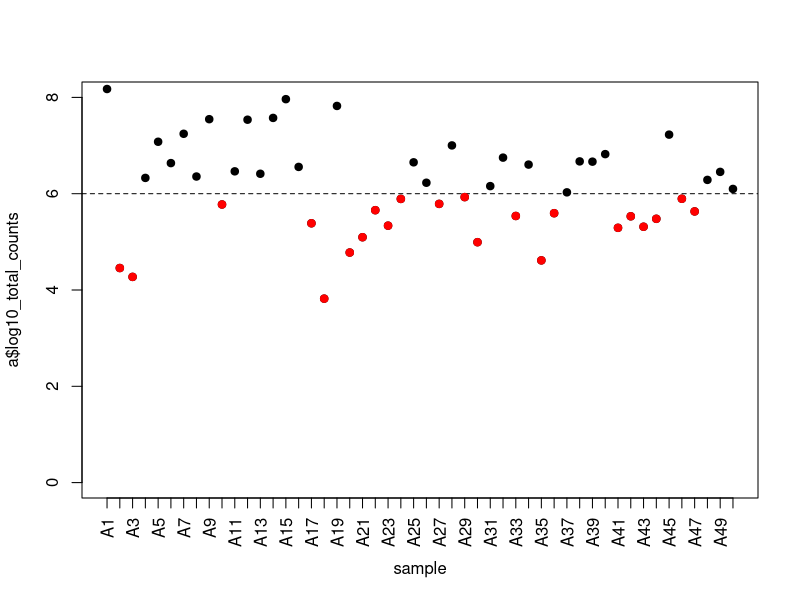

The R script that drew this image:
a <- data.frame(sample=paste0("A", 1:50), log10_total_counts=rnorm(50, 6))

# get x points
x <- 1:length(a$log10_total_counts)
png("thr0.png")
# create plot, drop x axis
plot(x, a$log10_total_counts, ylim=c(0,8), pch=19, xaxt="n", xlab="sample")
# add dashed line and X-axis labels with rotation
abline(h=6, lty="dashed")
axis(1,1:50, labels=a$sample, las=3)

# select points to color differently
LessThan6 <- a$log10_total_counts < 6
points(x[LessThan6], a$log10_total_counts[LessThan6], pch=19, col="red")
dev.off()
